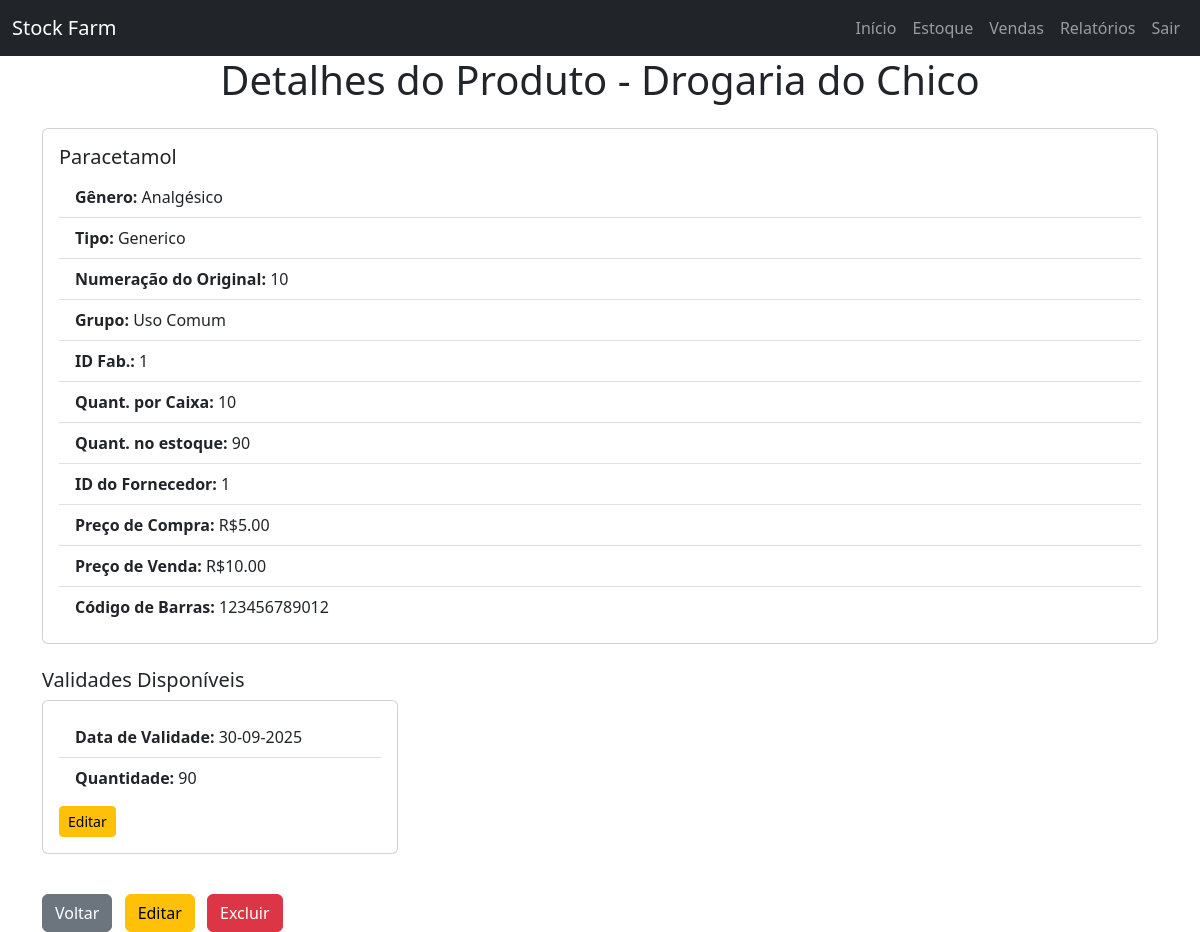
The app's page /view_produto/1 (signed in) with its own data.
### app/models.py (models this page shows, shortened)
class Farmacia(db.Model):
    id: so.Mapped[int] = so.mapped_column(primary_key=True)
    nome: so.Mapped[str] = so.mapped_column(sa.String(100), unique=True)
    endereco: so.Mapped[str] = so.mapped_column(sa.String(200))
    telefone: so.Mapped[Optional[str]] = so.mapped_column(sa.String(20))
    cep: so.Mapped[str] = so.mapped_column(sa.String(9), nullable=False)
    cnpj: so.Mapped[str] = so.mapped_column(sa.String(14), nullable=False)
    farmaceuticos: so.WriteOnlyMapped['Farmaceutico'] = so.relationship(
        back_populates='farmacia',
        cascade="all, delete-orphan",
        passive_deletes=True
    )
    estoques: so.Mapped['Estoque'] = so.relationship(back_populates='farmacia')
    users: so.WriteOnlyMapped['User'] = so.relationship(
        back_populates='farmacia',
        cascade="all, delete-orphan",
        passive_deletes=True
    )

class Produto(db.Model):
    id: so.Mapped[int] = so.mapped_column(primary_key=True)
    nome: so.Mapped[str] = so.mapped_column(sa.String(100))
    genero: so.Mapped[str] = so.mapped_column(sa.String(100), nullable=False)
    tipo: so.Mapped[str] = so.mapped_column(sa.String(20), nullable=False)
    numeracao_original: so.Mapped[Optional[int]] = so.mapped_column()
    grupo: so.Mapped[str] = so.mapped_column(sa.String(50), nullable=False)
    fabricante_id: so.Mapped[int] = so.mapped_column(sa.ForeignKey('fabricante.id'), nullable=False)
    quantidade_embalagem: so.Mapped[int] = so.mapped_column(nullable=False)
    fornecedor_id: so.Mapped[int] = so.mapped_column(sa.ForeignKey('fornecedor.id'), nullable=False)
    preco_compra: so.Mapped[float] = so.mapped_column(nullable=False)
    preco_venda: so.Mapped[float] = so.mapped_column(nullable=False)
    codigo_barras: so.Mapped[str] = so.mapped_column(sa.String(13), nullable=False)
    fornecedor: so.Mapped['Fornecedor'] = so.relationship(back_populates='produtos')
    fabricante: so.Mapped['Fabricante'] = so.relationship(back_populates='produtos')
    estoques: so.WriteOnlyMapped['Estoque'] = so.relationship(
        back_populates='produto',
        cascade="all, delete-orphan",
        passive_deletes=True
    )
    logs: so.WriteOnlyMapped['ProdutoLog'] = so.relationship(
        back_populates='produto',
        cascade="all, delete-orphan",
        passive_deletes=True
    )
    validades: so.WriteOnlyMapped['Validade'] = so.relationship(
        back_populates='produto',
        cascade="all, delete-orphan",
        passive_deletes=True
    )

class Validade(db.Model):
    id: so.Mapped[int] = so.mapped_column(primary_key=True)
    produto_id: so.Mapped[int] = so.mapped_column(sa.ForeignKey('produto.id'), nullable=False)
    data_validade: so.Mapped[datetime] = so.mapped_column(nullable=False)
    quantidade: so.Mapped[int] = so.mapped_column(nullable=False)
    produto: so.Mapped['Produto'] = so.relationship(back_populates='validades')

### app/routes.py (the view)
@app.route('/view_produto/<int:id>')
@login_required
def view_produto(id):
    if not current_user.farmacia:
        return redirect(url_for('manage_farmacia'))
    produto = db.session().get(Produto, id) or db.first_or_404(sa.select(Produto).where(Produto.id == id))
    estoque = db.session().scalar(
        sa.select(Estoque).where(
            Estoque.farmacia_id == current_user.farmacia_id,
            Estoque.produto_id == id
        )
    )
    if not estoque:
        flash('Você não tem permissão para visualizar este produto.')
        return redirect(url_for('stock'))
    validades = db.session().scalars(
        sa.select(Validade)
        .where(Validade.produto_id == produto.id)
        .order_by(Validade.data_validade.asc())
    ).all()
    return render_template('view_produto.html', title='Detalhes do Produto - Stock Farm', produto=produto, validades=validades)

### app/models.py (called while the page is built)
@login.user_loader
def load_user(id):
    return db.session.get(User, int(id))

### app/templates/view_produto.html (shortened to what this page needs)
{% extends "base.html" %}
{% block content %}
    <h1 class="text-center mb-4">Detalhes do Produto - {{ current_user.farmacia.nome if current_user.farmacia else 'Sem Farmácia' }}</h1>
    <div class="card">
        <div class="card-body">
            <h5 class="card-title">{{ produto.nome }}</h5>
            <ul class="list-group list-group-flush">
                <li class="list-group-item"><strong>Gênero:</strong> {{ produto.genero }}</li>
                <li class="list-group-item"><strong>Tipo:</strong> {{ produto.tipo }}</li>
                <li class="list-group-item"><strong>Numeração do Original:</strong> {{ produto.numeracao_original if produto.numeracao_original else 'Não aplicável' }}</li>
                <li class="list-group-item"><strong>Grupo:</strong> {{ produto.grupo }}</li>
                <li class="list-group-item"><strong>ID Fab.:</strong> {{ produto.fabricante_id }}</li>
                <li class="list-group-item"><strong>Quant. por Caixa:</strong> {{ produto.quantidade_embalagem }}</li>
                <li class="list-group-item"><strong>Quant. no estoque:</strong> {{ validades|sum(attribute='quantidade') }}</li>
                <li class="list-group-item"><strong>ID do Fornecedor:</strong> {{ produto.fornecedor_id }}</li>
                <li class="list-group-item"><strong>Preço de Compra:</strong> R${{ "%.2f"|format(produto.preco_compra) }}</li>
                <li class="list-group-item"><strong>Preço de Venda:</strong> R${{ "%.2f"|format(produto.preco_venda) }}</li>
                <li class="list-group-item"><strong>Código de Barras:</strong> {{ produto.codigo_barras }}</li>
            </ul>
        </div>
    </div>
    <div class="mt-4">
        <h5>Validades Disponíveis</h5>
        <div class="row">
            {% for validade in validades %}
                <div class="col-md-4 mb-3">
                    <div class="card">
                        <div class="card-body">
                            <ul class="list-group list-group-flush">
                                <li class="list-group-item"><strong>Data de Validade:</strong> {{ validade.data_validade.strftime('%d-%m-%Y') }}</li>
                                <li class="list-group-item"><strong>Quantidade:</strong> {{ validade.quantidade }}</li>
                            </ul>
                            <div class="mt-2">
                                <a href="{{ url_for('edit_validade', id=validade.id) }}" class="btn btn-warning btn-sm">Editar</a>
                            </div>
                        </div>
                    </div>
                </div>
            {% endfor %}
        </div>
    </div>
    <div class="mt-4">
        <a href="{{ url_for('stock') }}" class="btn btn-secondary me-2">Voltar</a>
        <a href="{{ url_for('edit_produto', id=produto.id) }}" class="btn btn-warning me-2">Editar</a>
        <a href="{{ url_for('delete_produto', id=produto.id) }}" class="btn btn-danger" onclick="return confirm('Tem certeza que deseja excluir este produto?')">Excluir</a>
    </div>
{% endblock %}

### records on screen
Farmacia: farmacia "Drogaria do Chico"
Produto: nome "Paracetamol", genero "Analgésico", tipo "Generico", numeracao_original "10", grupo "Uso Comum", fabricante_id "1", quantidade_embalagem "10", fornecedor_id "1", preco_compra "5.00", preco_venda "10.00", codigo_barras "123456789012"
Validade: data_validade "30-09-2025", quantidade "90"

### other values on screen
{{ validades|sum(attribute='quantidade') }} "90"
